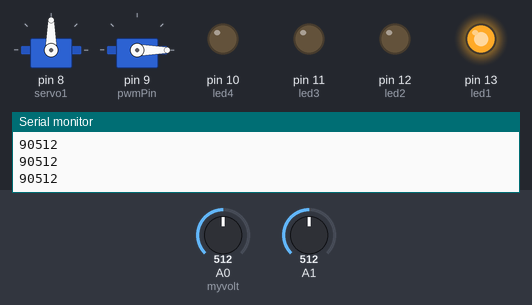
The sketch below on a simulated Arduino Uno, built with avr-gcc and run on an emulated ATmega328P. Shown: 2 × servo, output pins drawn as LEDs (lit = HIGH), the last lines printed to the serial monitor. Wiring (inferred from the names in the program): servo: signal pin 9. The inputs (shaded band) are chosen by the test bench; at power-on: A1 = 512, A0 (myvolt) = 512. Servo pulses on a pin are drawn as a servo (544–2400 µs = 0–180°); pins used as bus, display or sensor lines are not drawn.

Above: at 1.2 s.
1.3 s: A1 set to 716
At 2.0 s:
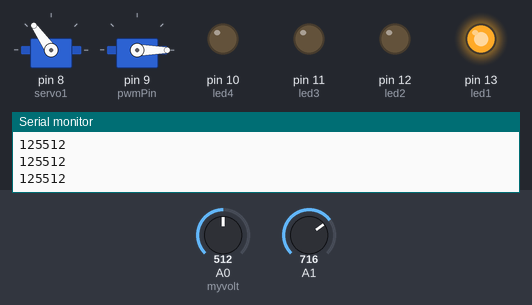
2.8 s: A0 (myvolt) set to 306
At 3.3 s:
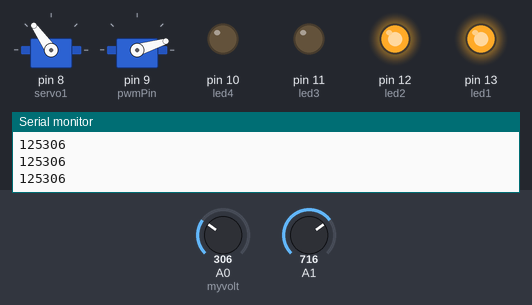
4.3 s: A0 (myvolt) set to 246
At 4.7 s:
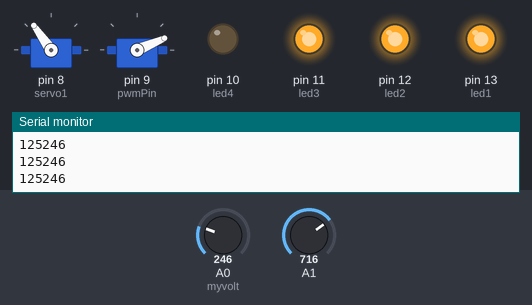
5.8 s: A1 set to 900
At 6.6 s:
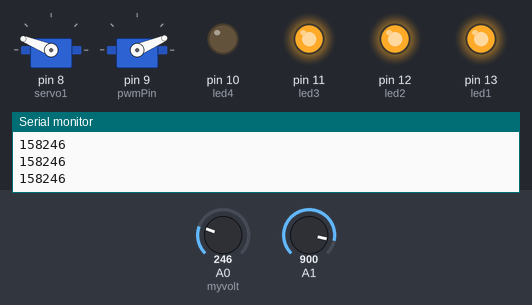
7.3 s: A0 (myvolt) set to 266
At 8.0 s:
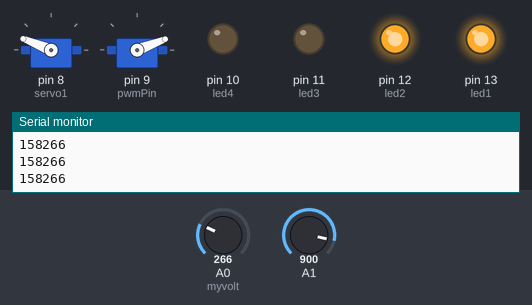
8.8 s: A1 set to 1023
At 9.1 s:
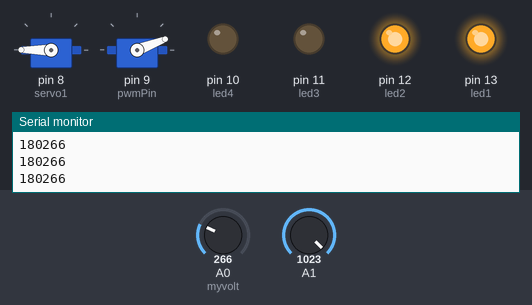
Timing chart, 0 to 11.3 s (numbered marks = the images above; inputs shaded):
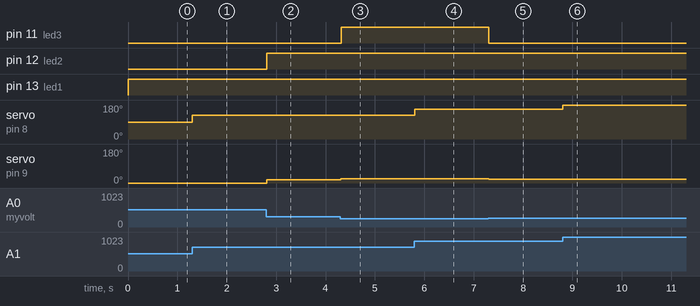

The sketch:

fanac_project.ino
```cpp
int myvolt=A0;
int led1 = 13;
int led2 = 12;
int led3 = 11;
int led4 = 10;
int speed1;
int pwmPin = 9; // assigns pin 9 to variable pwm
int pot = A0; // assigns analog input A0 to variable pot
int c1 = 0;   // declares variable c1
int c2 = 0;   // declares variable c2
int fan;

#include <Servo.h>
int servoPin=8;
int servoPos=0;

Servo servo1;

int x_axis;

void setup()
{

  Serial.begin(9600);
  pinMode(myvolt, INPUT);
  pinMode(led1, OUTPUT);
  pinMode(led2, OUTPUT);
  pinMode(led3, OUTPUT);
  pinMode(led4, OUTPUT);
  pinMode(fan, OUTPUT);

  pinMode(pwmPin, OUTPUT);
  pinMode(pot, INPUT);

servo1.attach(8);
 servo1.write(0);


 pinMode(A1,INPUT);

  }

void loop()
{
   int potmeasure = analogRead(myvolt);
  Serial.println(potmeasure);
  speed1 = analogRead(myvolt);
speed1 = speed1*2;
analogWrite(fan,speed1);

 c2= analogRead(pot);
 c1= 1024-c2;         // subtracts c2 from 1000 ans saves the result in c1
 digitalWrite(pwmPin, HIGH);
 delayMicroseconds(c1);
 digitalWrite(pwmPin, LOW);
 delayMicroseconds(c2);

x_axis = analogRead(A1);

int  servo_valx = map(x_axis,0,1023,0,180);
  Serial.print(servo_valx);
  servo1.write(servo_valx);


  if (potmeasure < 40)
  {
  digitalWrite(led1, HIGH);
  digitalWrite(led2, HIGH);
  digitalWrite(led3, HIGH);
  digitalWrite(led4, HIGH);

  }
  else if (potmeasure < 256)
  {
  digitalWrite(led1, HIGH);
  digitalWrite(led2, HIGH);
  digitalWrite(led3, HIGH);
  digitalWrite(led4, LOW);


  }
  else if (potmeasure < 512)
  {
  digitalWrite(led1, HIGH);
  digitalWrite(led2, HIGH);
  digitalWrite(led3, LOW);
  digitalWrite(led4, LOW);

  }
  else if (potmeasure < 768)
  {
  digitalWrite(led1, HIGH);
  digitalWrite(led2, LOW);
  digitalWrite(led3, LOW);
  digitalWrite(led4, LOW);

  }
  else if (potmeasure == 1023)
  {
  digitalWrite(led1, LOW);
  digitalWrite(led2, LOW);
  digitalWrite(led3, LOW);
  digitalWrite(led4, LOW);

  }

}
```

Measured:
- after the input at 1.3 s, servo on pin 8 (servo1): 90° → 125° at once
- after the input at 2.8 s, pin 12 (led2): LOW → HIGH at once; servo on pin 9 (pwmPin): 0° → 17° at once
- after the input at 4.3 s, pin 11 (led3): LOW → HIGH at once; servo on pin 9 (pwmPin): 17° → 23° at once
- after the input at 5.8 s, servo on pin 8 (servo1): 125° → 158° at once
- after the input at 7.3 s, pin 11 (led3): HIGH → LOW at once; servo on pin 9 (pwmPin): 23° → 21° at once
- after the input at 8.8 s, servo on pin 8 (servo1): 158° → 180° at once
